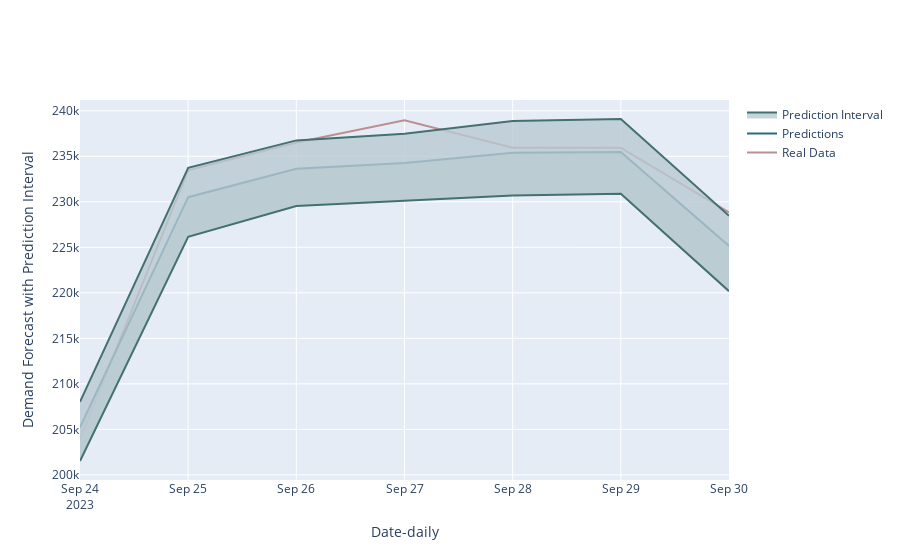

The code cell stored with this chart in its notebook:
### Code cell
# Gráfico Predicciones del Intervals Forecaster with Boostrap...
# ==============================================================================
df = datos.loc[fin_validacion:, ['Demanda_SIN']].copy()
df = df.iloc[1:]
df['predictions'] = predictions['pred']
df['lower_bound'] = predictions['lower_bound']
df['upper_bound'] = predictions['upper_bound']

fig = go.Figure()

# Agrega las series de datos con colores específicos

fig.add_trace(go.Scatter(x=df.index, y=df['Demanda_SIN'], mode='lines', name='Real Data', line=dict(color='#bc8f8f')))
fig.add_trace(go.Scatter(x=df.index, y=df['predictions'], mode='lines', name='Predictions', line=dict(color='#276981')))
fig.add_trace(go.Scatter(x=df.index, y=df['lower_bound'], fill='tonexty', mode='lines', line_color='#437070', fillcolor='rgba(185, 203, 211, 0.8)', showlegend=False))
fig.add_trace(go.Scatter(x=df.index, y=df['upper_bound'], fill='tonexty', mode='lines', line_color='#437070', fillcolor='rgba(185, 203, 211, 0.8)', name='Prediction Interval'))

# Estilo y diseño del gráfico
fig.update_layout(
    #title='Energy Demand Forecast with Prediction Interval',
    yaxis_title='Demand Forecast with Prediction Interval',
    xaxis_title='Date-daily',
    showlegend=True
)
# Mostrar el gráfico
fig.show()

### Figure 1 — Plotly figure (JSON) as saved in the notebook; plotly's stock layout.template omitted (floating-point values rounded to 4 significant figures)
{"data": [{"line": {"color": "#bc8f8f"}, "mode": "lines", "name": "Real Data", "type": "scatter", "x": ["2023-09-24T00:00:00", "2023-09-25T00:00:00", "2023-09-26T00:00:00", "2023-09-27T00:00:00", "2023-09-28T00:00:00", "2023-09-29T00:00:00", "2023-09-30T00:00:00"], "y": [203900.0, 233500.0, 236500.0, 239000.0, 235900.0, 235900.0, 228800.0]}, {"line": {"color": "#276981"}, "mode": "lines", "name": "Predictions", "type": "scatter", "x": ["2023-09-24T00:00:00", "2023-09-25T00:00:00", "2023-09-26T00:00:00", "2023-09-27T00:00:00", "2023-09-28T00:00:00", "2023-09-29T00:00:00", "2023-09-30T00:00:00"], "y": [205200.0, 230500.0, 233600.0, 234300.0, 235400.0, 235500.0, 225200.0]}, {"fill": "tonexty", "fillcolor": "rgba(185, 203, 211, 0.8)", "line": {"color": "#437070"}, "mode": "lines", "showlegend": false, "type": "scatter", "x": ["2023-09-24T00:00:00", "2023-09-25T00:00:00", "2023-09-26T00:00:00", "2023-09-27T00:00:00", "2023-09-28T00:00:00", "2023-09-29T00:00:00", "2023-09-30T00:00:00"], "y": [201500.0, 226100.0, 229500.0, 230100.0, 230700.0, 230900.0, 220200.0]}, {"fill": "tonexty", "fillcolor": "rgba(185, 203, 211, 0.8)", "line": {"color": "#437070"}, "mode": "lines", "name": "Prediction Interval", "type": "scatter", "x": ["2023-09-24T00:00:00", "2023-09-25T00:00:00", "2023-09-26T00:00:00", "2023-09-27T00:00:00", "2023-09-28T00:00:00", "2023-09-29T00:00:00", "2023-09-30T00:00:00"], "y": [208000.0, 233700.0, 236700.0, 237500.0, 238900.0, 239100.0, 228500.0]}], "layout": {"showlegend": true, "xaxis": {"title": {"text": "Date-daily"}}, "yaxis": {"title": {"text": "Demand Forecast with Prediction Interval"}}}}
